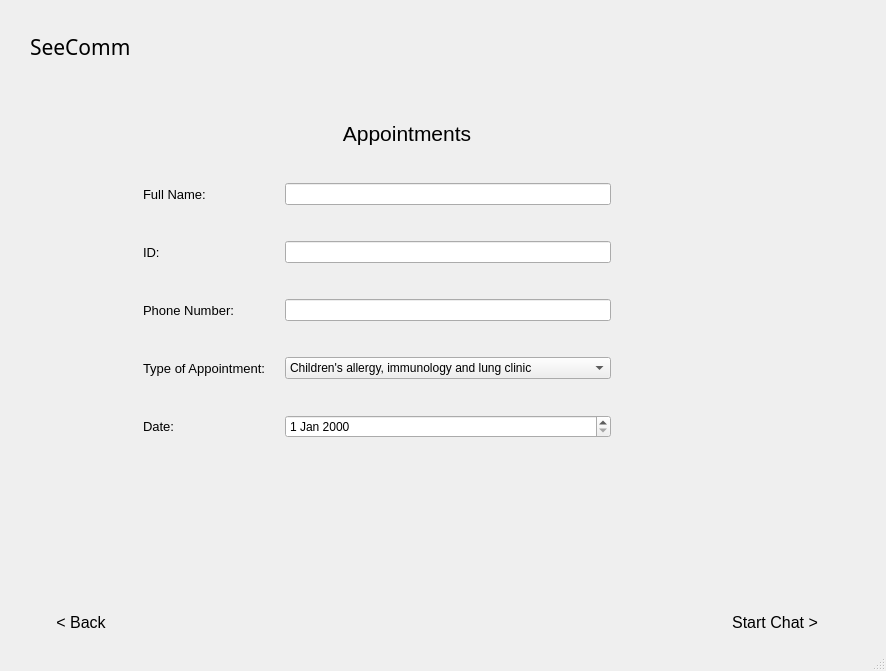
<?xml version="1.0" encoding="UTF-8"?>
<ui version="4.0">
 <class>MainWindow</class>
 <widget class="QMainWindow" name="MainWindow">
  <property name="geometry">
   <rect>
    <x>0</x>
    <y>0</y>
    <width>886</width>
    <height>671</height>
   </rect>
  </property>
  <property name="windowTitle">
   <string>MainWindow</string>
  </property>
  <widget class="QWidget" name="centralwidget">
   <layout class="QGridLayout" name="gridLayout">
    <item row="3" column="0">
     <widget class="QPushButton" name="back_button">
      <property name="font">
       <font>
        <pointsize>12</pointsize>
       </font>
      </property>
      <property name="cursor">
       <cursorShape>PointingHandCursor</cursorShape>
      </property>
      <property name="styleSheet">
       <string notr="true">#back_button {
	width: 100px;
	height: 36px;
	border-radius: 9px;
	background-color: 'white';
	margin-left:16%
}

#back_button:hover {
	background-color: #F8F8FF;
}</string>
      </property>
      <property name="text">
       <string>&lt; Back</string>
      </property>
     </widget>
    </item>
    <item row="1" column="1">
     <widget class="QLabel" name="label">
      <property name="font">
       <font>
        <pointsize>16</pointsize>
        <weight>50</weight>
        <bold>false</bold>
       </font>
      </property>
      <property name="layoutDirection">
       <enum>Qt::LeftToRight</enum>
      </property>
      <property name="styleSheet">
       <string notr="true">margin-left: 60px;
margin-top: 9px</string>
      </property>
      <property name="lineWidth">
       <number>1</number>
      </property>
      <property name="midLineWidth">
       <number>0</number>
      </property>
      <property name="text">
       <string>Appointments</string>
      </property>
      <property name="alignment">
       <set>Qt::AlignCenter</set>
      </property>
     </widget>
    </item>
    <item row="0" column="2">
     <widget class="QLabel" name="label_2">
      <property name="minimumSize">
       <size>
        <width>260</width>
        <height>0</height>
       </size>
      </property>
      <property name="styleSheet">
       <string notr="true">width: 260px;</string>
      </property>
      <property name="text">
       <string/>
      </property>
     </widget>
    </item>
    <item row="0" column="1">
     <spacer name="horizontalSpacer">
      <property name="orientation">
       <enum>Qt::Horizontal</enum>
      </property>
      <property name="sizeHint" stdset="0">
       <size>
        <width>329</width>
        <height>20</height>
       </size>
      </property>
     </spacer>
    </item>
    <item row="0" column="0">
     <widget class="QLabel" name="title">
      <property name="font">
       <font>
        <family>Segoe Script</family>
        <pointsize>16</pointsize>
        <italic>false</italic>
       </font>
      </property>
      <property name="styleSheet">
       <string notr="true">margin-left: 16%</string>
      </property>
      <property name="text">
       <string>SeeComm</string>
      </property>
     </widget>
    </item>
    <item row="2" column="1">
     <layout class="QFormLayout" name="formLayout">
      <property name="horizontalSpacing">
       <number>20</number>
      </property>
      <property name="verticalSpacing">
       <number>36</number>
      </property>
      <property name="topMargin">
       <number>11</number>
      </property>
      <property name="bottomMargin">
       <number>160</number>
      </property>
      <item row="1" column="0">
       <widget class="QLabel" name="fullNameLabel">
        <property name="font">
         <font>
          <pointsize>10</pointsize>
         </font>
        </property>
        <property name="text">
         <string>Full Name:</string>
        </property>
       </widget>
      </item>
      <item row="1" column="1">
       <widget class="QLineEdit" name="fullNameLineEdit"/>
      </item>
      <item row="3" column="0">
       <widget class="QLabel" name="phoneNumberLabel">
        <property name="font">
         <font>
          <pointsize>10</pointsize>
         </font>
        </property>
        <property name="text">
         <string>Phone Number:</string>
        </property>
       </widget>
      </item>
      <item row="3" column="1">
       <widget class="QLineEdit" name="phoneNumberLineEdit"/>
      </item>
      <item row="2" column="0">
       <widget class="QLabel" name="iDLabel">
        <property name="font">
         <font>
          <pointsize>10</pointsize>
         </font>
        </property>
        <property name="text">
         <string>ID:</string>
        </property>
       </widget>
      </item>
      <item row="2" column="1">
       <widget class="QLineEdit" name="iDLineEdit"/>
      </item>
      <item row="4" column="0">
       <widget class="QLabel" name="typeOfAppointmentLabel">
        <property name="font">
         <font>
          <pointsize>10</pointsize>
         </font>
        </property>
        <property name="text">
         <string>Type of Appointment:</string>
        </property>
       </widget>
      </item>
      <item row="5" column="0">
       <widget class="QLabel" name="dateLabel">
        <property name="font">
         <font>
          <pointsize>10</pointsize>
         </font>
        </property>
        <property name="text">
         <string>Date:</string>
        </property>
       </widget>
      </item>
      <item row="4" column="1">
       <widget class="QComboBox" name="typeOfAppointmentComboBox">
        <item>
         <property name="text">
          <string>Children's allergy, immunology and lung clinic</string>
         </property>
        </item>
        <item>
         <property name="text">
          <string>Memory Clinic</string>
         </property>
        </item>
        <item>
         <property name="text">
          <string>Oncology clinic</string>
         </property>
        </item>
        <item>
         <property name="text">
          <string>Aesthetics clinic</string>
         </property>
        </item>
        <item>
         <property name="text">
          <string>Day clinic for adults</string>
         </property>
        </item>
        <item>
         <property name="text">
          <string>Children's clinics</string>
         </property>
        </item>
        <item>
         <property name="text">
          <string>Oral and Maxillofacial Clinic</string>
         </property>
        </item>
        <item>
         <property name="text">
          <string>Mental health clinic</string>
         </property>
        </item>
        <item>
         <property name="text">
          <string>Nephrology clinic</string>
         </property>
        </item>
        <item>
         <property name="text">
          <string>Male fertility clinic</string>
         </property>
        </item>
        <item>
         <property name="text">
          <string>Rheumatology clinic</string>
         </property>
        </item>
        <item>
         <property name="text">
          <string>Dental clinic</string>
         </property>
        </item>
        <item>
         <property name="text">
          <string>Allergy Institute</string>
         </property>
        </item>
        <item>
         <property name="text">
          <string>Hematology Institute</string>
         </property>
        </item>
        <item>
         <property name="text">
          <string>Genetics Institute</string>
         </property>
        </item>
        <item>
         <property name="text">
          <string>Children's Gastro Institute</string>
         </property>
        </item>
        <item>
         <property name="text">
          <string>Child Development Institute</string>
         </property>
        </item>
        <item>
         <property name="text">
          <string>Posture and Hearing Institute</string>
         </property>
        </item>
        <item>
         <property name="text">
          <string>Sleep Lab Institute</string>
         </property>
        </item>
        <item>
         <property name="text">
          <string>Physiotherapy Institute</string>
         </property>
        </item>
        <item>
         <property name="text">
          <string>Pathology Institute</string>
         </property>
        </item>
        <item>
         <property name="text">
          <string>IVF Institute</string>
         </property>
        </item>
       </widget>
      </item>
      <item row="5" column="1">
       <widget class="QDateEdit" name="dateDateEdit"/>
      </item>
     </layout>
    </item>
    <item row="3" column="2">
     <widget class="QPushButton" name="chat">
      <property name="enabled">
       <bool>true</bool>
      </property>
      <property name="minimumSize">
       <size>
        <width>0</width>
        <height>0</height>
       </size>
      </property>
      <property name="maximumSize">
       <size>
        <width>16777215</width>
        <height>16777215</height>
       </size>
      </property>
      <property name="font">
       <font>
        <family>MS Shell Dlg 2</family>
        <pointsize>12</pointsize>
       </font>
      </property>
      <property name="cursor">
       <cursorShape>PointingHandCursor</cursorShape>
      </property>
      <property name="styleSheet">
       <string notr="true">#chat{
	width: 100px;
	height: 36px;
	border-radius: 9px;
	background-color: 'white';
	margin-left: 56%;
}
#chat:hover {
	background-color: #F8F8FF;
}</string>
      </property>
      <property name="text">
       <string>Start Chat &gt;</string>
      </property>
     </widget>
    </item>
   </layout>
  </widget>
  <widget class="QMenuBar" name="menubar">
   <property name="geometry">
    <rect>
     <x>0</x>
     <y>0</y>
     <width>886</width>
     <height>26</height>
    </rect>
   </property>
  </widget>
  <widget class="QStatusBar" name="statusbar"/>
 </widget>
 <resources/>
 <connections/>
</ui>
